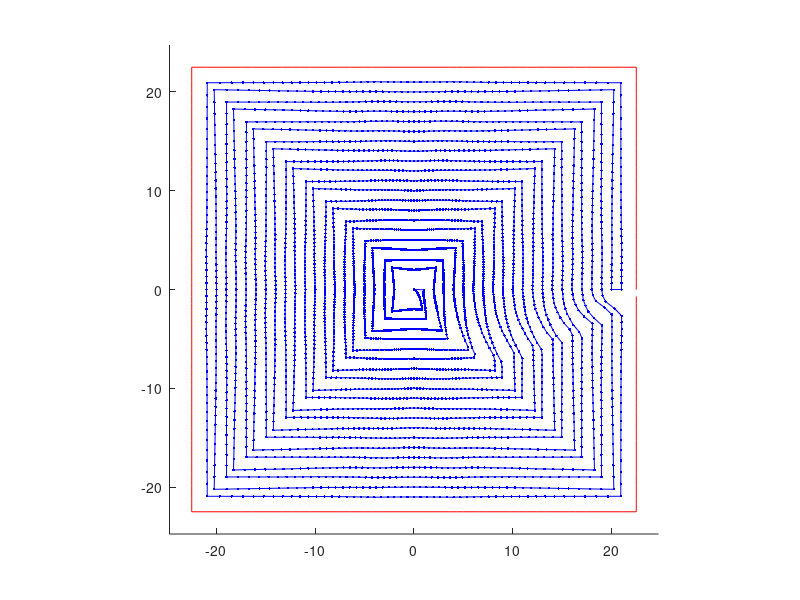
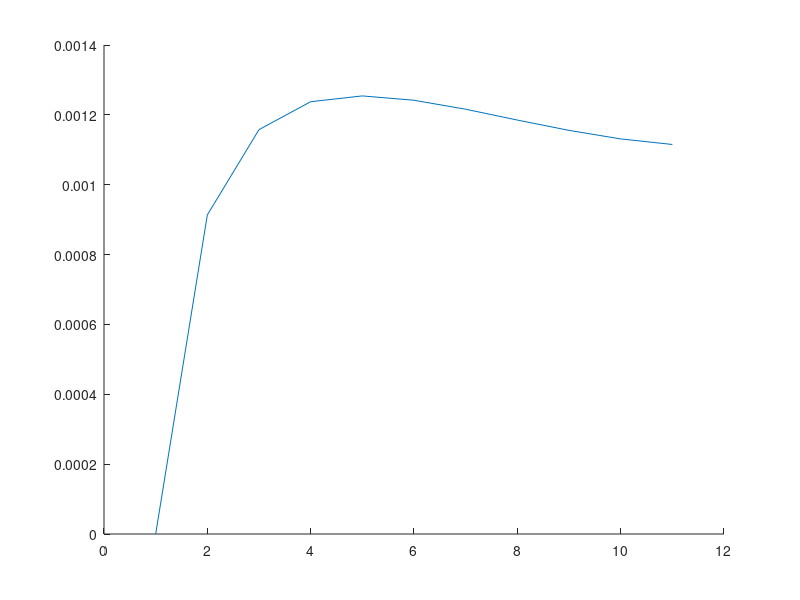
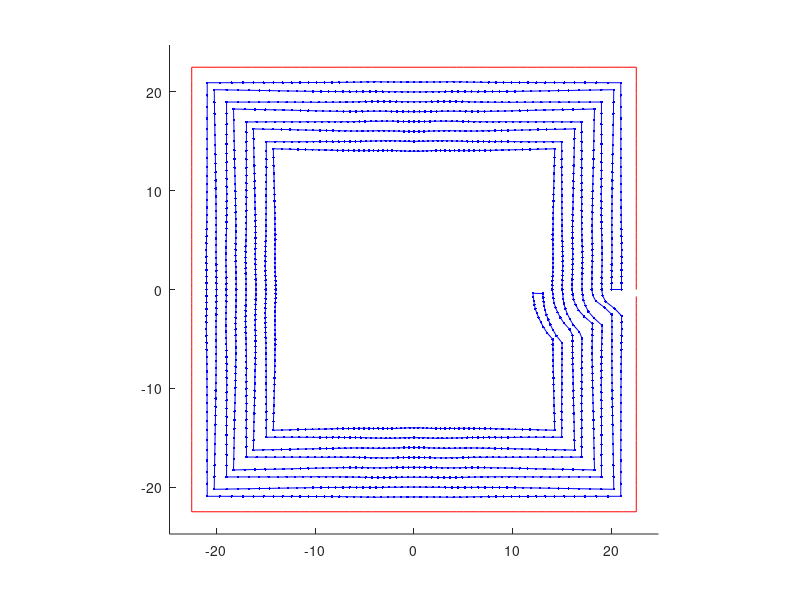

MATLAB code for these plots, in order:
clear;
%close;

%% Options
use_render = true;
use_calculate_resistance = true;
use_resistance_visualization = true;

%% Constants
xsize = 45; %board size x, mm
ysize = 45; %board size y, mm
N = 10; %winding count
dp = pi/100; %angle step
width = 1; %width of conductor, mm
clr = 1+width; %clearance between lines, mm
start_angle = 0*pi/4; %angle of starting point
clearance_angle_for_check = pi/10; %angle in which we check clearance
conductor_resistivity = 1.68e-8; %conductor resistivity of copper
max_voltage = 5; %maximum voltage of coil, V
voltage_step = 0.1; %voltage step, V
track_thickness = 18e-6; %track thickness, m

%% var
angles = 0:dp:2*pi-dp; %angle grid
len = length(angles); %number of points in grid (single winding_
image = zeros(N+1, len); %main results are stored in here (radiuses of windings for each angle)
angle1 = atan(ysize/xsize);
angle2 = pi-angle1;
angle3 = pi+angle1;
angle4 = 2*pi-angle1;
offset_angle_index = ceil(start_angle/dp)+1;
clearance_points_for_check = ceil(clearance_angle_for_check / dp);

sinp = sin(dp);
cosp = cos(dp);

sinp2 = sin(dp/2);
tgp2 = tan(dp/2);
cosp2 = cos(dp/2);

conductor_area = width*10^-3*track_thickness; %width*track thickness
%% bounding box
for i=1:len
    %uncomment these 2 lines to have round bounding
    %image(1,i) = xsize/2;
    %continue;
    if angles(i) < angle1
        image(1,i) = xsize/2 / cos(angles(i));
        continue;
    end
    if angles(i) < angle2
        image(1,i) = ysize/2 / sin(angles(i));
        continue;
    end
    if angles(i) < angle3
        image(1,i) = -xsize/2 / cos(angles(i));
        continue;
    end
    if angles(i) < angle4
        image(1,i) = -ysize/2 / sin(angles(i));
        continue;
    end
    image(1,i) = xsize/2 / cos(angles(i));
end
image(1,:) = [image(1,offset_angle_index:end) image(1,1:offset_angle_index-1)];
angles = angles([offset_angle_index:end, 1:offset_angle_index-1]);

%% coil
r_prev = sqrt(xsize^2+ysize^2)*0.47;
r_next = sqrt(xsize^2+ysize^2)*0.47;
for i=2:N+1
    for j=1:len
		if i==2 && j==len
			i=i;
		end
		%rs - radiuses of points to check clearance
		%ps - indexes of angles of these points
		%minus side
		if j<clearance_points_for_check
			if i>2 
				rs = [image(i-2, end-clearance_points_for_check+j:end) image(i-1,1:j-1)];
				ps = [len-clearance_points_for_check+j:len, 1:j-1];
			else %before begin, need cycling repeat of bounding box
				rs = [image(i-1, end-clearance_points_for_check+j:end) image(i-1,1:j-1)];
				ps = [len-clearance_points_for_check+j:len, 1:j-1];
			end
		else	
			rs = image(i-1, 1+j-clearance_points_for_check:j-1);
			ps = 1+j-clearance_points_for_check:j-1;
		end
		%plus side
		if j+clearance_points_for_check>len
			rs = [rs image(i-1, j:end) image(i,1:clearance_points_for_check-(len-j+1))];
			ps = [ps, j:len, 1:clearance_points_for_check-(len-j+1)];
		else	
			rs = [rs image(i-1,j:j+clearance_points_for_check)];
			ps = [ps j:j+clearance_points_for_check];
		end
		
		%cosine theorem: x^2-2*ri*x*cos(p) + ri^2-clr^2 = 0;
		xs = zeros(length(rs),1);
		for k=1:length(rs)
			p = abs(angles(ps(k)) - angles(j));
			c = cos(p);
			D = (rs(k)*c)^2+clr^2-rs(k)^2;
			if D>=0
				roo = roots([1 -2*rs(k)*cos(p) rs(k)^2-clr^2]);
				xs(k) = min(roo);
                if xs(k)<0
                    xs(k) = max(roo);
                    %warning('negative root!!!');
                end
                if xs(k)<0
                    xs(k) = inf;
                    %warning('both negative roots!!!');
                end
			else
				xs(k) = inf;
            end
		end
		m = min(xs);
		if m==inf
			m = image(i-1,j)-clr;
		end
		image(i,j) = m;
    end
end

%% Magnetic moment
%ri - vector of current direction, p - phi, dl = r*dp
%m = 1/2 intagral [r,j] dV = 1/2*I integral [r,ri] r*dp
m1 = 0; %without I
m2 = 0;
ms1 = zeros(1,len);
ms2 = zeros(1,len);
for i=2:N+1
    for j=1:len
        if i==2 && j==1
            continue;
        end
        if j==1
            rim1 = image(i-1,end);
        else
            rim1 = image(i,j-1);
        end
        ri  = image(i,j);
        dr = abs(ri-rim1);
        
        % variant1
        %{
        AC = rim1*sinp;
        AB2 = ri^2+rim1^2-2*ri*rim1*cosp;
        cosg = (dr^2+AB2-AC^2)/(2*dr*sqrt(AB2));
        sina = sqrt(1-cosg^2);
        dm1 = 0.5e-6*dp*ri^2*sina; %0.5e-6 = 1/2 * 0.001 * 0.001. 1/2 from eqn, 0.001 - because r in mm
        m1 = m1 + dm1;
        ms1(j) = m1;
        %}
        
        %variant2
        % {
        AO = (ri-dr/2)*cosp2;
        AC = AO*tgp2;
        AB2 = ri^2+AO^2-2*ri*AO*cosp2;
        sina = (AC^2+AB2-(dr/2)^2) / (2*AC*sqrt(AB2));
        dm2 = 0.5e-6*dp*ri^2*sina; %0.5e-6 = 1/2 * 0.001 * 0.001. 
        %1/2 from eqn, 0.001 - because r in mm
        m2 = m2 + dm2;
        ms2(j) = m2;
        %}
    end
    m_array(i) = m2;
end

%% Resistance calculation
if use_calculate_resistance
    conductor_len = 0;
    for i=1:N+1
        for j=2:len
            dl2 = image(i,j)^2+image(i,(j-1))^2-2*image(i,j)*image(i,(j-1))*cosp;
            if dl2<0
                warning('asdf');
            end
            conductor_len = conductor_len + sqrt(dl2);
        end
        resistance(i) = conductor_resistivity*conductor_len*10^-3/conductor_area;
    end
    
end

%% Visualizing
if use_render
    figure(1);
    clf;
    hold on;
    set(gcf, 'Color', 'w');
    [x,y] = pol2cart(angles,image(1,:));
    plot(x,y,'r');
    xs = [];
    ys = [];
    for i=2:N+1
        [x,y] = pol2cart(angles,image(i,:)+width/2);
        %plot(x,y,'.-b');
        xs = [xs x];
        ys = [ys y];
    end
    for i=N+1:-1:2
        for j=len:-1:1
            [x,y] = pol2cart(angles(j),image(i,j)-width/2);
            %plot(x,y,'.-b');
            xs = [xs x];
            ys = [ys y];
        end
    end
    [x,y] = pol2cart(angles(1),image(1,1)-width*1.5);
            %plot(x,y,'.-b');
            xs = [xs x];
            ys = [ys y];
    plot(xs,ys,'.-b');
    xlim([-xsize/2*1.1 xsize/2*1.1]);
    ylim([-ysize/2*1.1 ysize/2*1.1]);
    axis equal
end

%% Visualize resistance
if use_resistance_visualization
    figure(2);
    clf;
    hold on;
    set(gcf, 'Color', 'w');
    for i=1:N+1
        m_func(i) = m_array(i)/(resistance(i)*(max_voltage));
    end
    plot(1:N+1,m_func(1:N+1));
    disp(resistance);
    disp(m_func);
    
    figure(3);
    [val, idx] = max(m_func);
    clf;
    hold on;
    set(gcf, 'Color', 'w');
    [x,y] = pol2cart(angles,image(1,:));
    plot(x,y,'r');
    xs = [];
    ys = [];
    for i=2:idx
        [x,y] = pol2cart(angles,image(i,:)+width/2);
        %plot(x,y,'.-b');
        xs = [xs x];
        ys = [ys y];
    end
    for i=idx:-1:2
        for j=len:-1:1
            [x,y] = pol2cart(angles(j),image(i,j)-width/2);
            %plot(x,y,'.-b');
            xs = [xs x];
            ys = [ys y];
        end
    end
    [x,y] = pol2cart(angles(1),image(1,1)-width*1.5);
            %plot(x,y,'.-b');
            xs = [xs x];
            ys = [ys y];
    plot(xs,ys,'.-b');
    xlim([-xsize/2*1.1 xsize/2*1.1]);
    ylim([-ysize/2*1.1 ysize/2*1.1]);
    axis equal
end